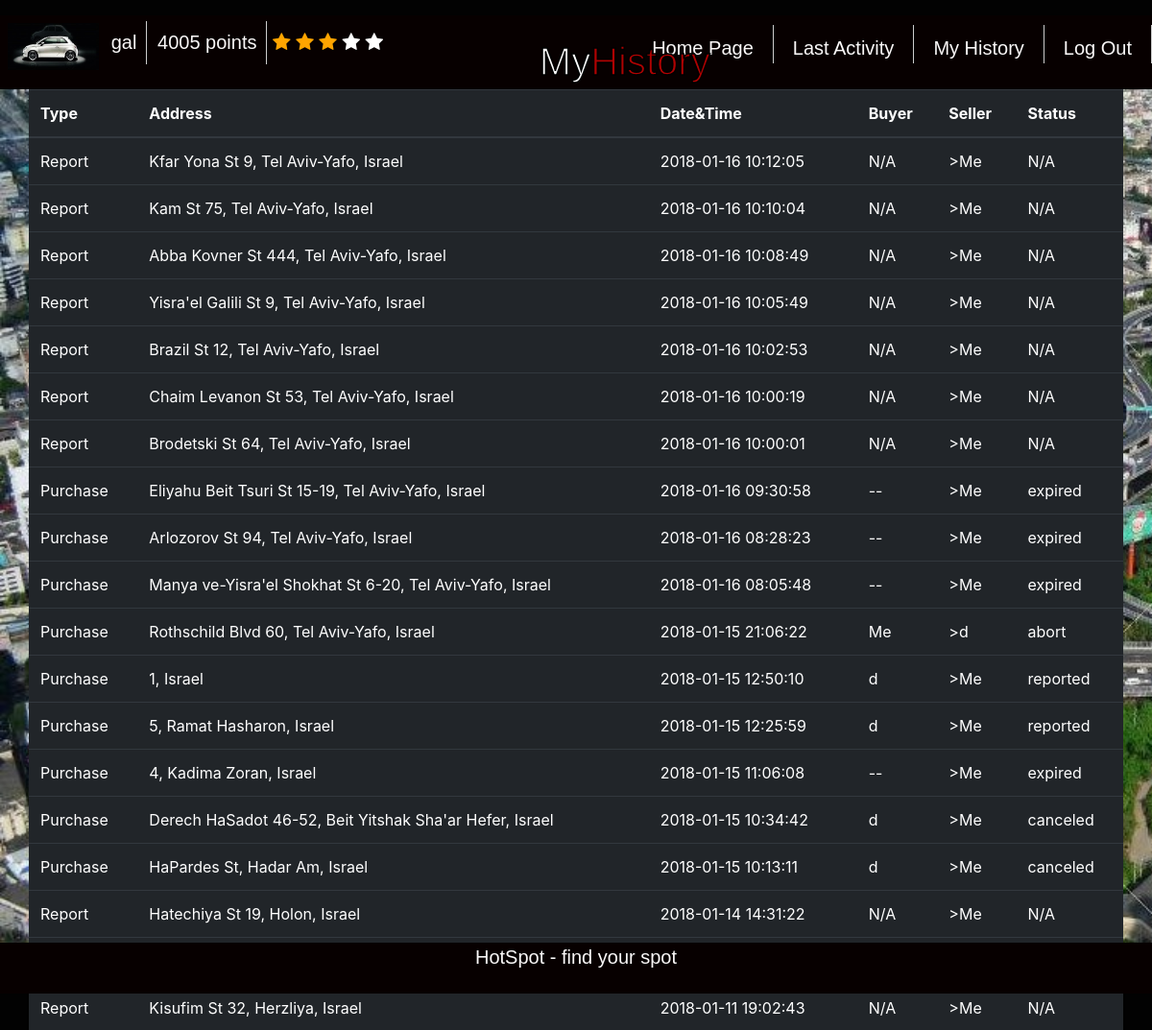
The page /history/ (signed in) on the database as committed earlier.
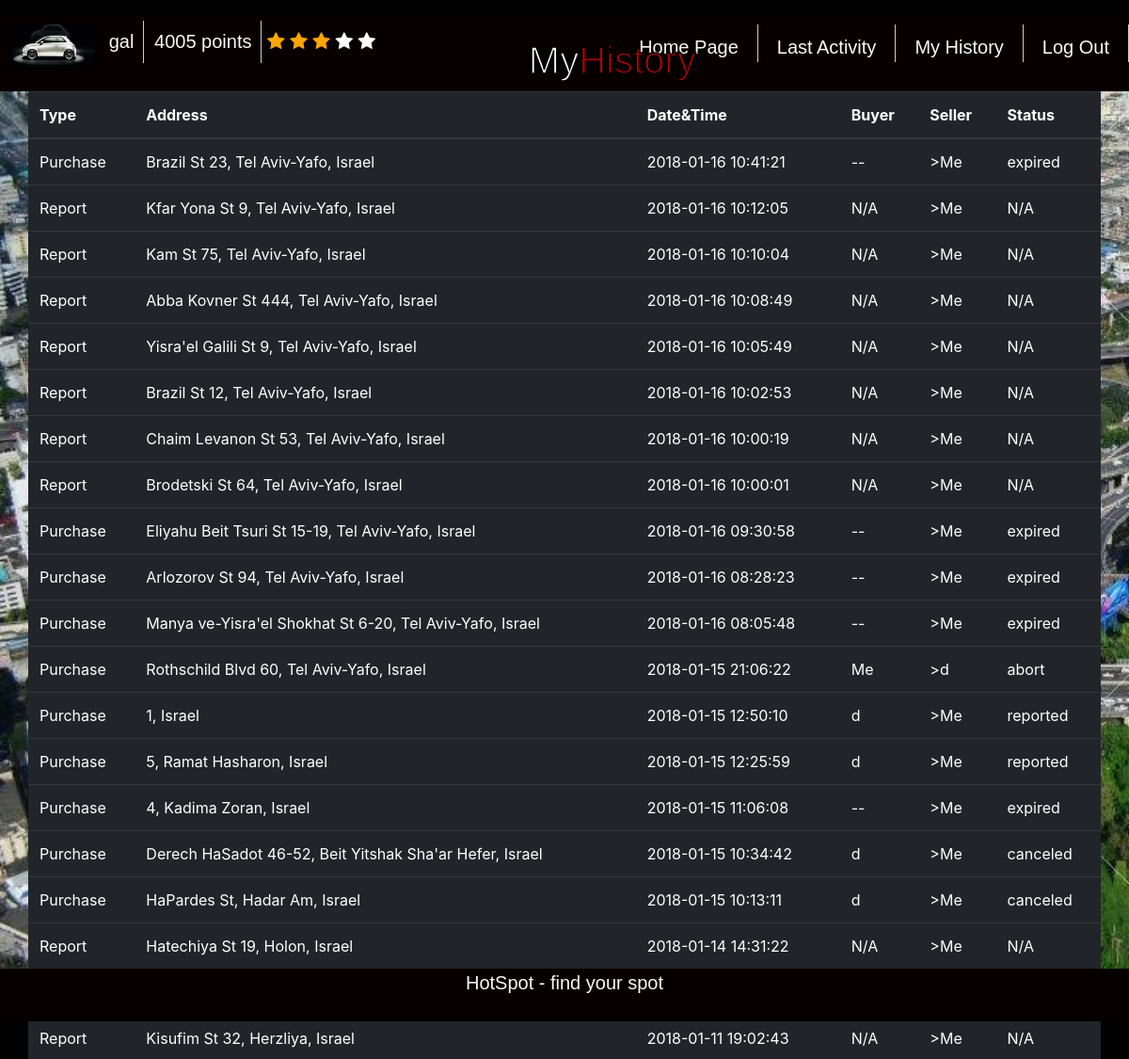
The same page on the database as committed later.
### polls/models.py (models this page shows)
class Purchase(models.Model):
	buyer_id	= models.IntegerField(default=-1) 	# user id
	seller_id	= models.IntegerField(default=-1) 	# user id
	cost 		= models.IntegerField(default=10)
	parking_time 	= models.CharField(max_length=200, default="") #  max 30 minutes from the offering time
	status 		= models.CharField(max_length=200, default="available") # available, in process, done, canceled, expired etc.
	parking_rate 	= models.DecimalField(max_digits=3,decimal_places=2,default=Decimal('0.0000'))
	target_address_lat = models.CharField(max_length=2000)
	target_address_lng = models.CharField(max_length=2000)
	parking_address = models.CharField(default='Tel Aviv', max_length=200) #string. full address
	parking_address_lat = models.CharField(max_length=2000)
	parking_address_lng = models.CharField(max_length=2000)
	lock 			= threading.Lock()
	cond 			= threading.Condition(threading.Lock())
	pin_code		= models.CharField(max_length=2000, default="-1")
	attempt_failure = models.IntegerField(default=0)
	parking_actual_rank = models.DecimalField(max_digits=3,decimal_places=2,default=Decimal('0.0000'))
	def class_name(self):
    		return Purchase.__name__

### polls/views.py (the view)
# urls.py: url(r'^history/$', views.call_history, name='call_history'),
def call_history(request):
	sell_purchase = Purchase.objects.filter(seller_id = request.user.pk)
	buy_purchase = Purchase.objects.filter(buyer_id = request.user.pk)
	all_free_spot = FreeSpot.objects.all()
	update_user_spots_status (request.user.pk)
	free_spot = []
	for spot in all_free_spot:
		reporters_ids_list = json.loads(spot.reporters_ids)
		if request.user.pk in reporters_ids_list:
			free_spot.append(spot)
	all_history = list(sell_purchase) + list(buy_purchase) + list(free_spot)
	all_history.sort(key=lambda x: datetime.datetime.strptime(x.parking_time, "%Y-%m-%d %H:%M:%S") if x.class_name() == "Purchase" else datetime.datetime.strptime(x.last_report_time, "%Y-%m-%d %H:%M:%S"), reverse=True)
	history_as_table = []
	for element in all_history:
		address = element.parking_address
		if element.class_name() == "Purchase":
			elemnt_type = "Purchase"
			status = element.status
			date_and_time = element.parking_time
			if (element.seller_id == request.user.pk):
				if (element.buyer_id == -1):
					buyer_username = "--"
				else:
					buyer_username = User.objects.get(pk = element.buyer_id).username
				seller_username = "Me"
			else:
				if (element.seller_id == -1):
					seller_username = "--"
				else:
					seller_username = User.objects.get(pk = element.seller_id).username
				buyer_username = "Me"
		else:
			elemnt_type = "Report"
			date_and_time = element.last_report_time
			buyer_username = "N/A"
			seller_username = "Me"
			status = "N/A"
		current_row = [elemnt_type, address, date_and_time, buyer_username, seller_username, status]
		history_as_table.append(current_row)
	return render(request, 'polls/history.html', {'history_as_table':history_as_table})

### polls/models.py (called while the page is built)
	def class_name(self):
    		return FreeSpot.__name__

### polls/views.py (called while the page is built)
def getAllUserActivities(user_pk):
	'''
	get all purchases user with pk = user_pk took part in as buyer or seller
	'''
	sell_purchases = Purchase.objects.filter(seller_id = user_pk)
	buy_purchases = Purchase.objects.filter(buyer_id = user_pk)
	all_purchases = list(sell_purchases)  + list(buy_purchases)
	return all_purchases

def update_user_spots_status(user_id):
	'''
	iterate all over purchases  the user participated in and if
	passed the parking due time change status to expired
	'''
	all_user_spot = getAllUserActivities(user_id)
	for spot in all_user_spot:
		if (spot.status == ParkingStatus.AVAILABLE):# or spot.status == ParkingStatus.IN_PROCESS):
			if (minutes_elapsed(spot.parking_time) > 0):
				spot.status = ParkingStatus.EXPIRED
				print(ParkingStatus.EXPIRED)
				spot.save()

def minutes_elapsed(last_failure_in_string):
	"""
		Return True if user is still in timeout
	"""
	last_failure_in_datetime = datetime.datetime.strptime(last_failure_in_string, "%Y-%m-%d %H:%M:%S")
	diff = (datetime.datetime.now() - last_failure_in_datetime)
	return (diff.total_seconds() / 60)

### polls/templates/polls/history.html (shortened to what this page needs)
<!DOCTYPE html>
<html>
 {% load static %}
    <link rel="stylesheet" type="text/css" href="{% static "polls/_css/logo.css" %}">
    <link rel="stylesheet" type="text/css" href="{% static "polls/_css/history.css" %}">
<head>
  <link rel="stylesheet" href="https://maxcdn.bootstrapcdn.com/bootstrap/4.0.0-beta.2/css/bootstrap.min.css">
	<link rel="stylesheet" href="https://cdnjs.cloudflare.com/ajax/libs/font-awesome/4.7.0/css/font-awesome.min.css">
</head>
<body>
	<div class="all_site">
        <div class="cover">
        <header>
            <div class="logo">
                <img src="{% static "polls/_images/cars.jpg" %}" height="49"/>
            </div>
            <pro>
                <li>{{request.user.username}}</li>
                <li>{{request.user.profile.points}} points</li>
                    <span id="star1" class="fa fa-star"></span>
                    <span id="star2" class="fa fa-star"></span>
                    <span id="star3" class="fa fa-star"></span>
                    <span id="star4" class="fa fa-star"></span>
                    <span id="star5" class="fa fa-star"></span>
            </pro>
            <nav>
                <ur>
                    <a href="{% url 'polls:logout' %}"><li>Log Out</li></a>
                    <a href="{% url 'polls:call_history' %}"><li>My History </li></a>
                    <a href="{% url 'polls:call_last_activity' %}"><li>Last Activity</li></a>
                    <a href="{% url 'polls:homepage' %}"><li>Home Page</li></a>
                </ur>
            </nav>
                    <div class="main">
                        <div class="box_txt">
                            <div><h1>My<span>History</span></h1></div>
                        </div>
                    </div>
        </header>
        <div id="table-wrapper">
           <div id="table scroll">
                <table class="table table-dark"  >
                <thead>
                    <tr>
                        <th>Type</th>
                        <th>Address</th>
                        <th>Date&Time</th>
                        <th>Buyer</th>
                        <th>Seller</th>
                        <th>Status</th>
                    </tr>
                </thead>
                <tbody>
	            {% for row in history_as_table %}
                    <tr>
                        <td class="filterable-cell">{{row.0}}</td>
                        <td class="filterable-cell">{{row.1}}</td>
                        <td class="filterable-cell">{{row.2}}</td>
                        <td class="filterable-cell">{{row.3}}</td>
                        <td class="filterable-cell">>{{row.4}}</td>
                        <td class="filterable-cell">{{row.5}}</td>
                    </tr>
                    {% endfor %}
                </tbody>
                </table>
            </div>
        </div>
    </div>
    <footer>
            <p>HotSpot -  find your spot</p>
        </footer>
    </div>
    </body>
</html>

Rows that differ between the two databases and show on the page:
added Purchase: parking_address "Brazil St 23, Tel Aviv-Yafo, Israel", parking_time "2018-01-16 10:41:21", status "expired"
Other text that changed with them:
new list line: "Purchase -- > Me"
